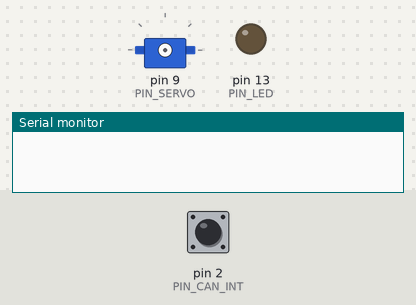
Bench run of a sketch on a simulated Arduino Nano, built with avr-gcc and run on an emulated ATmega328P. On the bench: servo, output pins drawn as LEDs (lit = HIGH), the last lines printed to the serial monitor. The test bench sets the inputs (shaded band); at power-on: pin 2 (PIN_CAN_INT) HIGH.

Above: at 0.01 s.
At 1.0 s:
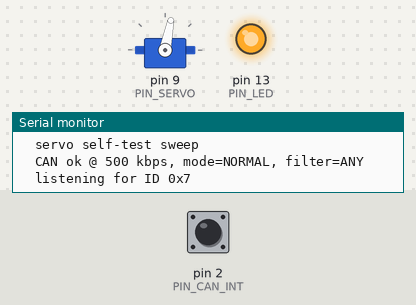
Timing chart, 0 to 2.5 s (numbered marks = the images above):
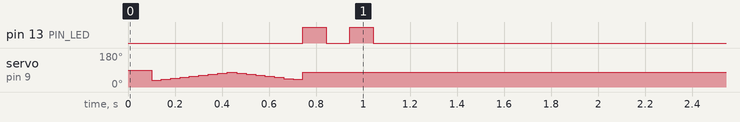

The sketch:

gripper.ino
```cpp
// Arctos gripper controller — Arduino Nano + MCP2515 (TJA1050) + servo.
//
// Wiring (kept identical to the user's original setup):
//   MCP2515 INT  -> D2
//   MCP2515 CS   -> D10
//   MCP2515 SCK  -> D13   (SPI SCK, hardware-fixed on Nano)
//   MCP2515 SI   -> D11   (SPI MOSI)
//   MCP2515 SO   -> D12   (SPI MISO)
//   MCP2515 VCC  -> 5V
//   MCP2515 GND  -> GND
//   Servo signal -> D9
//   Servo VCC    -> EXTERNAL 5V supply (do not power servo from Nano 5V pin)
//   Servo GND    -> common GND with Nano + external 5V
//   CAN bus      -> CANH/CANL on the MCP2515 module (TJA1050 transceiver),
//                   120 ohm termination at each end of the bus
//
// Protocol (matches arctos-pi backend/gripper.py):
//   Standard CAN ID 0x07, 1-byte payload, payload[0] = position 0..255
//
// Build-time options (override via -D from arduino-cli, see ../flash.sh):
//   MCP_CRYSTAL_8MHZ   set if the MCP2515 module has an 8 MHz crystal
//                      (default = 16 MHz, which is what most off-the-shelf
//                      MCP2515+TJA1050 modules ship with — check the silver
//                      oscillator can next to the chip; "16.000" = 16 MHz)
//   DEBUG_SERIAL       chatty serial output for bring-up diagnostics

#include <SPI.h>
#include <mcp_can.h>
#include <Servo.h>

static const uint8_t PIN_CAN_INT = 2;
static const uint8_t PIN_CAN_CS  = 10;
static const uint8_t PIN_SERVO   = 9;
static const uint8_t PIN_LED     = LED_BUILTIN;

static const long GRIPPER_CAN_ID = 0x07;

// 0..255 (CAN payload) maps linearly to SERVO_MIN_DEG..SERVO_MAX_DEG.
// Calibrated for the actual gripper linkage by walking the slider until
// the linkage hit each hard stop:
//   slider 40  → 35° = fully closed (anything below binds the mechanism)
//   slider 110 → 79° = fully open   (anything above binds the mechanism)
// So the real mechanical travel is just 35°..79°. Re-mapping the full
// 0..255 byte range to that 44° window means the slider (and the open/
// close buttons) now exercise the entire gripper travel without any
// wasted/binding region.
//
// Slider 0   → 35° (Close button — close_position=0   in config.yaml)
// Slider 255 → 79° (Open  button — open_position=255 in config.yaml)
static const int SERVO_MIN_DEG   = 35;
static const int SERVO_MAX_DEG   = 79;
static const int SERVO_BOOT_BYTE = 255;  // boot to the "open" end, matching
                                         // arctos-pi default_position=255

#ifdef MCP_CRYSTAL_8MHZ
  static const uint8_t MCP_CLOCK = MCP_8MHZ;
#else
  static const uint8_t MCP_CLOCK = MCP_16MHZ;
#endif

MCP_CAN CAN(PIN_CAN_CS);
Servo gripperServo;

// Shared between ISR and loop. The ISR only flips the flag — all real work
// (Servo.write, Serial.print) happens in loop() to avoid the well-known
// hazard of calling those from inside an ISR.
volatile bool canFrameAvailable = false;
volatile uint32_t framesSeen   = 0;
volatile uint32_t framesForUs  = 0;

#ifdef DEBUG_SERIAL
  #define DBG(x)   Serial.print(x)
  #define DBGLN(x) Serial.println(x)
#else
  #define DBG(x)
  #define DBGLN(x)
#endif

static void writeServoFromByte(uint8_t value) {
    int angle = map(value, 0, 255, SERVO_MIN_DEG, SERVO_MAX_DEG);
    angle = constrain(angle, SERVO_MIN_DEG, SERVO_MAX_DEG);
    gripperServo.write(angle);
}

static void blinkLed(uint8_t count, uint16_t period_ms) {
    for (uint8_t i = 0; i < count; i++) {
        digitalWrite(PIN_LED, HIGH); delay(period_ms);
        digitalWrite(PIN_LED, LOW);  delay(period_ms);
    }
}

static void onCanInterrupt() {
    canFrameAvailable = true;
}

void setup() {
    Serial.begin(115200);
    pinMode(PIN_LED, OUTPUT);
    pinMode(PIN_CAN_INT, INPUT);

    delay(100); // let MCP2515 settle after power-up
    Serial.println(F("\n[arctos-gripper] booting"));
    Serial.print(F("  crystal: "));
    Serial.println(MCP_CLOCK == MCP_16MHZ ? F("16 MHz") : F("8 MHz"));

    // Bring the servo up first, including the self-test sweep, so the user
    // gets visible confirmation the servo wiring works even if the CAN bus
    // never comes up. Without this, a stuck CAN init means the servo never
    // moves and you can't tell whether the servo or the bus is broken.
    gripperServo.attach(PIN_SERVO);
    writeServoFromByte(SERVO_BOOT_BYTE);
    Serial.println(F("  servo self-test sweep"));
    for (int v = 0;   v <= 255; v += 32) { writeServoFromByte(v); delay(40); }
    for (int v = 255; v >= 0;   v -= 32) { writeServoFromByte(v); delay(40); }
    writeServoFromByte(SERVO_BOOT_BYTE);

    // Retry CAN init forever rather than locking up: during bring-up the
    // MCP2515's 5V/GND may not be connected yet, and we want the firmware
    // to start working the moment power arrives — no re-flash needed.
    // The blink pattern (3 short flashes per attempt) doubles as a visual
    // "MCP2515 not responding" indicator.
    uint16_t attempt = 0;
    while (CAN.begin(MCP_ANY, CAN_500KBPS, MCP_CLOCK) != CAN_OK) {
        ++attempt;
        Serial.print(F("  CAN init failed (attempt "));
        Serial.print(attempt);
        Serial.println(F(") — check MCP2515 power/wiring/crystal"));
        blinkLed(3, 200);
        delay(500);
    }
    // begin() already puts the chip in NORMAL mode; setting it explicitly
    // here makes the intent obvious and corrects the original sketch's
    // setMode(MCP_STDEXT) which is a filter-mode constant, not an
    // operating-mode constant.
    CAN.setMode(MCP_NORMAL);
    Serial.println(F("  CAN ok @ 500 kbps, mode=NORMAL, filter=ANY"));
    Serial.print(F("  listening for ID 0x"));
    Serial.println(GRIPPER_CAN_ID, HEX);

    attachInterrupt(digitalPinToInterrupt(PIN_CAN_INT), onCanInterrupt, FALLING);

    blinkLed(2, 100);
    Serial.println(F("  ready"));
}

static void drainCan() {
    // Pull every queued frame out of the MCP2515 RX buffers. Multiple
    // frames may have arrived while loop() was busy; clearing the flag
    // first and then draining matches the chip's two-RX-buffer hardware.
    while (CAN.checkReceive() == CAN_MSGAVAIL) {
        long unsigned int rxId = 0;
        unsigned char len = 0;
        unsigned char buf[8];
        if (CAN.readMsgBuf(&rxId, &len, buf) != CAN_OK) continue;
        framesSeen++;

        // Mask off the extended-frame flag bit so spurious extended IDs
        // don't accidentally match the standard ID we care about.
        long unsigned int id = rxId & 0x1FFFFFFFUL;
        if (id != (long unsigned int)GRIPPER_CAN_ID) continue;
        if (len < 1) continue;

        framesForUs++;
        uint8_t pos = buf[0];
        writeServoFromByte(pos);
        digitalWrite(PIN_LED, !digitalRead(PIN_LED));

        DBG(F("  pos="));
        DBGLN(pos);
    }
}

void loop() {
    if (canFrameAvailable) {
        canFrameAvailable = false;
        drainCan();
    }
    // Polling fallback: if the INT line ever misses an edge (noise,
    // ground bounce, missed FALLING during a long ISR somewhere), the
    // poll picks frames up within a few ms.
    static uint32_t lastPoll = 0;
    if (millis() - lastPoll >= 5) {
        lastPoll = millis();
        if (CAN.checkReceive() == CAN_MSGAVAIL) drainCan();
    }
    // Heartbeat to serial every 5 s during bring-up. Counters tell you
    // whether ANY frames are reaching the Nano vs. only frames addressed
    // to the gripper — useful for narrowing down bus-vs-config issues.
    static uint32_t lastBeat = 0;
    if (millis() - lastBeat >= 5000) {
        lastBeat = millis();
        Serial.print(F("[arctos-gripper] alive, frames seen="));
        Serial.print(framesSeen);
        Serial.print(F(", for-us="));
        Serial.println(framesForUs);
    }
}
```
